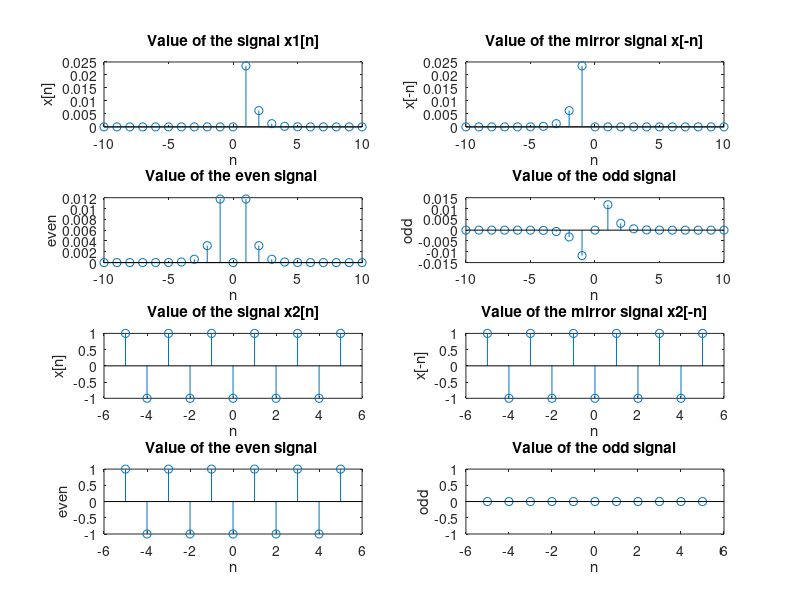

Reproduce this figure in MATLAB.
% Mamadou Kaba 27070179
% Question 3 a) and b)

clc;clear;close all;

% a)

n1= -10:10;
n_positive = 0:10;
x1_positive = exp(-2*abs(n_positive)) .* sin((2*pi/36) .* n_positive);
x1 = [zeros(1, 10), x1_positive];

x2 = zeros(1, 21);
for index = 1:21
    x2(index) = x1(22 - index);
end

even1 = 1/2 * (x1 + x2);
odd1 = 1/2 * (x1 - x2);

% b)

n2=-5:5;
x3= (-1).^(n2-1); 
x4=(-1).^((-1.*n2)-1);
even2 = 1/2*(x3+x4); 
odd2 = 1/2*(x3-x4); 


subplot(4,2,1)
stem(n1,x1)
title('Value of the signal x1[n]')
xlabel('n')
ylabel('x[n]')

subplot(4,2,2)
stem(n1,x2)
title('Value of the mirror signal x[-n]')
xlabel('n')
ylabel('x[-n]')

subplot(4,2,3)
stem(n1,even1)
title('Value of the even signal ')
xlabel('n')
ylabel('even')

subplot(4,2,4)
stem(n1,odd1)
title('Value of the odd signal')
xlabel('n')
ylabel('odd')

subplot(4,2,5)
stem(n2,x3)
title('Value of the signal x2[n]')
xlabel('n')
ylabel('x[n]')

subplot(4,2,6)
stem(n2,x4)
title('Value of the mirror signal x2[-n]')
xlabel('n')
ylabel('x[-n]')

subplot(4,2,7)
stem(n2,even2)
title('Value of the even signal ')
xlabel('n')
ylabel('even')

subplot(4,2,8)
stem(n2,odd2)
title('Value of the odd signal')
xlabel('n')
ylabel('odd')